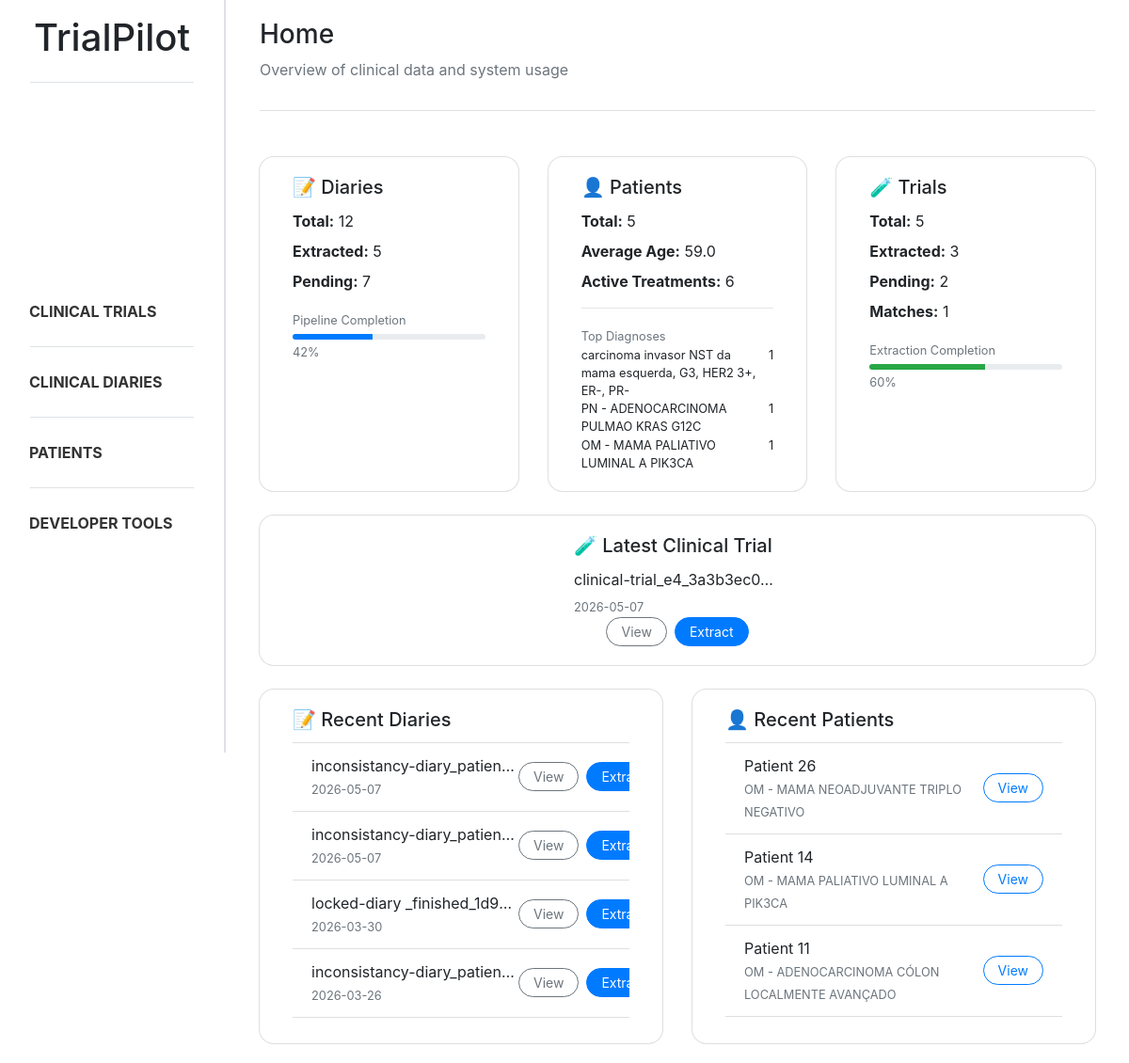
The app's page /, older data.
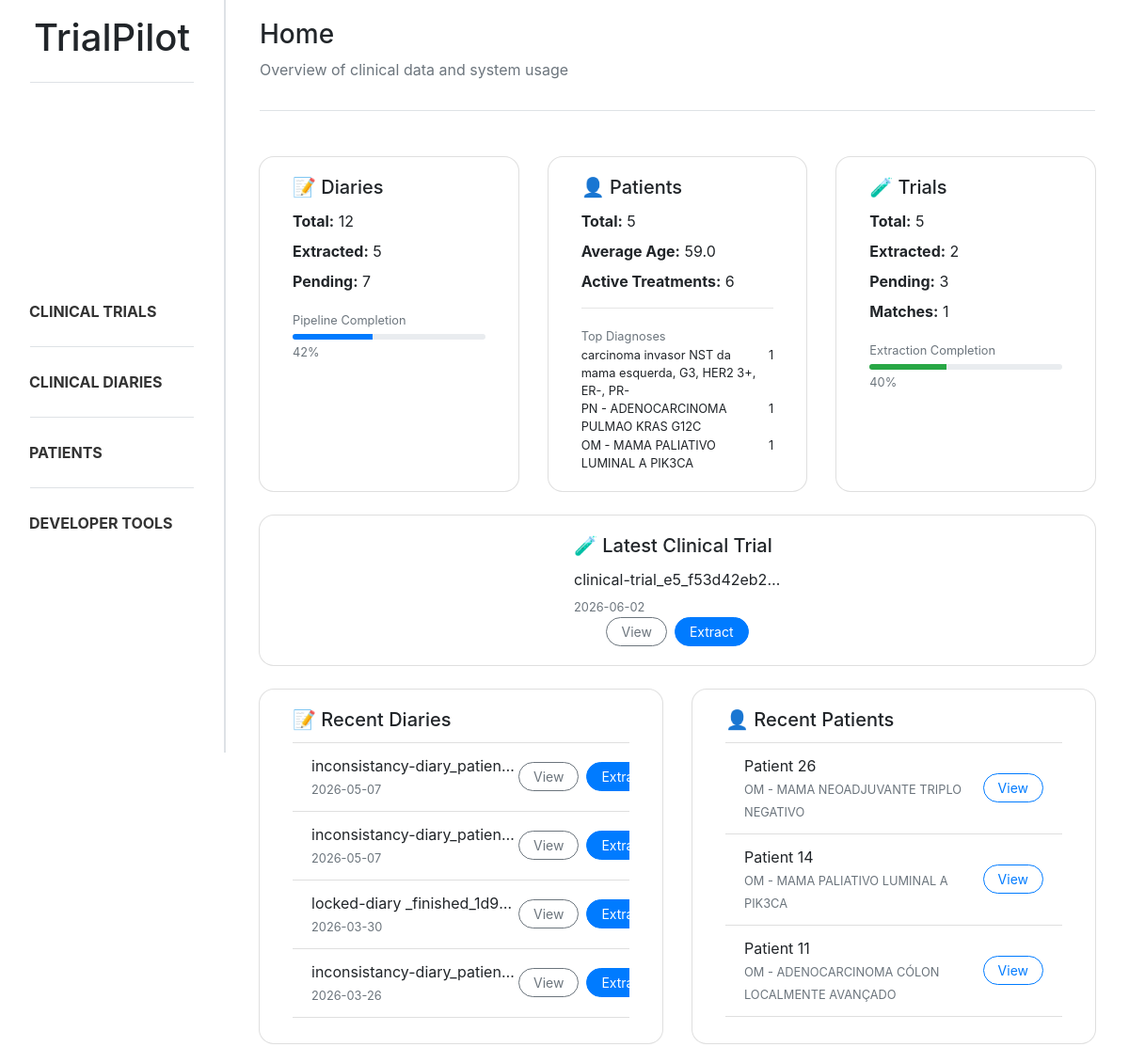
The same page, newer data.
### trialpilot/models.py (models this page shows, shortened)
class Document(models.Model):
    class DocumentType(models.TextChoices):
        CLINICAL_DIARY = "diary", "Clinical Diary"
        CLINICAL_TRIAL = "trial", "Clinical Trial"
    title = models.CharField(max_length=255)
    type = models.CharField(max_length=20, choices=DocumentType.choices)
    extracted = models.BooleanField(default=False)
    created_at = models.DateTimeField(auto_now_add=True)
    updated_at = models.DateTimeField(auto_now=True)

### trialpilot/views.py (the view)
# urls.py: path('', index, name='index'),
def index(request):
    n_diaries = Document.objects.filter(type=Document.DocumentType.CLINICAL_DIARY).count()
    n_diaries_extracted = Document.objects.filter(type=Document.DocumentType.CLINICAL_DIARY, extracted=True).count()
    n_diaries_pending = n_diaries - n_diaries_extracted
    diary_completion = (n_diaries_extracted / n_diaries * 100) if n_diaries > 0 else 0
    last_five_diaries = Document.objects.filter(type=Document.DocumentType.CLINICAL_DIARY, extracted=False).order_by("-created_at")[:5]
    n_patients = Patient_profile.objects.count()
    avg_age = Patient_profile.objects.aggregate(Avg('age'))['age__avg']
    top_diagnoses = (
        Patient_profile.objects.values('diagnosis')
        .annotate(count=Count('id'))
        .order_by('-count')[:3]
    )
    active_treatments = Treatment.objects.filter(end_date__isnull=True).count()
    last_five_patients = Patient_profile.objects.order_by('-created_at')[:5]
    n_trials = Document.objects.filter(type=Document.DocumentType.CLINICAL_TRIAL).count()
    n_trials_extracted = Document.objects.filter(type=Document.DocumentType.CLINICAL_TRIAL, extracted=True).count()
    n_trials_pending = n_trials - n_trials_extracted
    trial_completion = (n_trials_extracted / n_trials * 100) if n_trials > 0 else 0
    n_matches = Patient_trial_match.objects.count()
    last_trial = Document.objects.filter(type=Document.DocumentType.CLINICAL_TRIAL, extracted=False).order_by("-created_at").first()
    return render(request, 'trialpilot/index.html', {
        'n_diaries': n_diaries,
        'n_diaries_extracted': n_diaries_extracted,
        'n_diaries_pending': n_diaries_pending,
        'diary_completion': diary_completion,
        'last_five_diaries': last_five_diaries,
        'n_patients': n_patients,
        'avg_age': avg_age,
        'top_diagnoses': top_diagnoses,
        'active_treatments': active_treatments,
        'last_five_patients': last_five_patients,
        'n_trials': n_trials,
        'n_trials_extracted': n_trials_extracted,
        'n_trials_pending': n_trials_pending,
        'trial_completion': trial_completion,
        'n_matches': n_matches,
        'last_trial': last_trial
    })

### trialpilot/templates/trialpilot/index.html (shortened to what the changed rows need)
{% extends "trialpilot/base.html" %}
{% block content %}
<div class="container mt-4">
    <div class="row g-4">
        <div class="col-md-4">
            <div class="card shadow-sm rounded-ui hover-card h-100">
                <div class="card-body">
                    <h5 class="card-title">🧪 Trials</h5>
                    <div class="mb-2">
                        <strong>Total:</strong> {{ n_trials }}
                    </div>
                    <div class="mb-2">
                        <strong>Extracted:</strong> {{ n_trials_extracted }}
                    </div>
                    <div class="mb-2">
                        <strong>Pending:</strong> {{ n_trials_pending }}
                    </div>
                    <div class="mb-2">
                        <strong>Matches:</strong> {{ n_matches }}
                    </div>
                    <div class="mt-3">
                        <small class="text-muted">Extraction Completion</small>
                        <div class="progress mt-1" style="height:6px;">
                            <div class="progress-bar bg-success" style="width: {{ trial_completion }}%">
                            </div>
                        </div>
                        <small class="text-muted">{{ trial_completion|floatformat:0 }}%</small>
                    </div>
                </div>
            </div>
        </div>
    </div>
    <div class="card shadow-sm mt-4 rounded-ui hover-card">
        <div class="card-body d-flex justify-content-between align-items-center">
            <div>
                <h5 class="card-title">🧪 Latest Clinical Trial</h5>
                {% if last_trial %}
                <p class="mb-1 truncate-text" title="{{ last_trial.title }}">{{ last_trial.title }}</p>
                <small class="text-muted">{{ last_trial.created_at|date:"Y-m-d" }}</small>
                {% else %}
                <p class="text-muted mb-0">No trials available.</p>
                {% endif %}
            </div>
        </div>
    </div>
</div>
{% endblock %}

Row changes from the older to the newer data that the page shows:
no longer on this page (row unchanged): Document: title "clinical-trial_e4_3a3b3ec0…", created_at "2026-05-07"
now on this page (row edited): Document: title "clinical-trial_e5_f53d42eb2…", created_at "2026-06-02"
Text that changed along with them:
{{ n_trials_extracted }}: "3" → "2"
{{ n_trials_pending }}: "2" → "3"
{{ trial_completion }}: 60.0 → 40.0 (drawn)
{{ trial_completion|floatformat:0 }}: "60" → "40"
